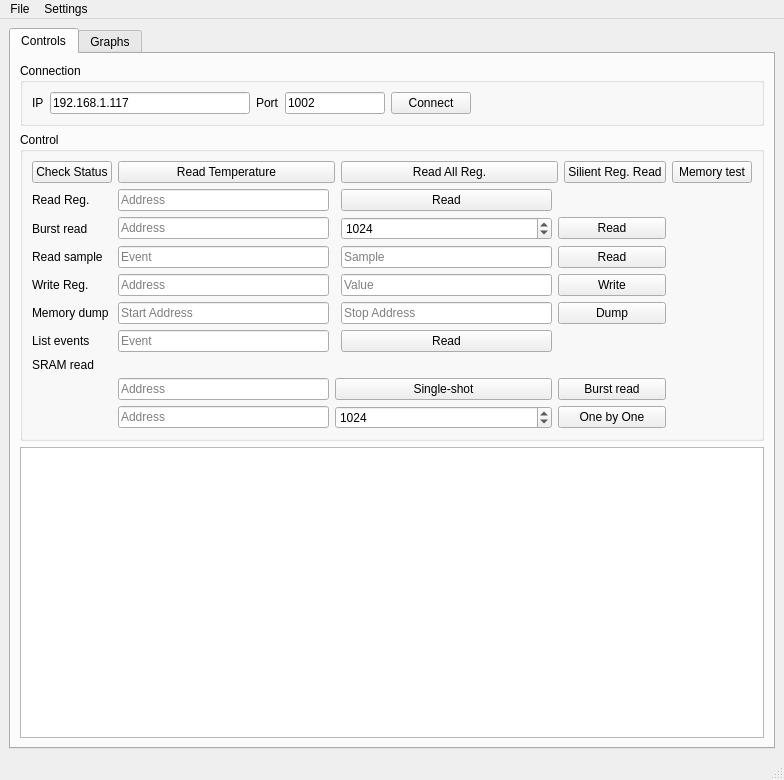
<?xml version="1.0" encoding="UTF-8"?>
<ui version="4.0">
 <class>MainWindow</class>
 <widget class="QMainWindow" name="MainWindow">
  <property name="geometry">
   <rect>
    <x>0</x>
    <y>0</y>
    <width>784</width>
    <height>780</height>
   </rect>
  </property>
  <property name="windowTitle">
   <string>MainWindow</string>
  </property>
  <widget class="QWidget" name="centralwidget">
   <layout class="QVBoxLayout" name="verticalLayout">
    <item>
     <widget class="QTabWidget" name="tabWidget">
      <property name="enabled">
       <bool>true</bool>
      </property>
      <property name="sizePolicy">
       <sizepolicy hsizetype="Expanding" vsizetype="Expanding">
        <horstretch>0</horstretch>
        <verstretch>0</verstretch>
       </sizepolicy>
      </property>
      <property name="minimumSize">
       <size>
        <width>600</width>
        <height>600</height>
       </size>
      </property>
      <property name="currentIndex">
       <number>0</number>
      </property>
      <widget class="QWidget" name="tab">
       <attribute name="title">
        <string>Controls</string>
       </attribute>
       <layout class="QVBoxLayout" name="verticalLayout_3">
        <item>
         <widget class="QGroupBox" name="groupBox">
          <property name="maximumSize">
           <size>
            <width>16777215</width>
            <height>100</height>
           </size>
          </property>
          <property name="title">
           <string>Connection</string>
          </property>
          <layout class="QHBoxLayout" name="horizontalLayout">
           <item>
            <widget class="QLabel" name="label">
             <property name="text">
              <string>IP</string>
             </property>
            </widget>
           </item>
           <item>
            <widget class="QLineEdit" name="ipEdit">
             <property name="maximumSize">
              <size>
               <width>200</width>
               <height>16777215</height>
              </size>
             </property>
             <property name="text">
              <string>192.168.1.117</string>
             </property>
            </widget>
           </item>
           <item>
            <widget class="QLabel" name="portLabel">
             <property name="text">
              <string>Port</string>
             </property>
            </widget>
           </item>
           <item>
            <widget class="QLineEdit" name="portEdit">
             <property name="maximumSize">
              <size>
               <width>100</width>
               <height>16777215</height>
              </size>
             </property>
             <property name="text">
              <string>1002</string>
             </property>
            </widget>
           </item>
           <item>
            <widget class="QPushButton" name="connectButton">
             <property name="text">
              <string>Connect</string>
             </property>
            </widget>
           </item>
           <item>
            <spacer name="horizontalSpacer">
             <property name="orientation">
              <enum>Qt::Horizontal</enum>
             </property>
             <property name="sizeHint" stdset="0">
              <size>
               <width>40</width>
               <height>20</height>
              </size>
             </property>
            </spacer>
           </item>
          </layout>
         </widget>
        </item>
        <item>
         <widget class="QGroupBox" name="groupBox_2">
          <property name="maximumSize">
           <size>
            <width>16777215</width>
            <height>350</height>
           </size>
          </property>
          <property name="title">
           <string>Control</string>
          </property>
          <layout class="QGridLayout" name="gridLayout">
           <item row="0" column="0">
            <widget class="QPushButton" name="pushButton">
             <property name="text">
              <string>Check Status</string>
             </property>
            </widget>
           </item>
           <item row="0" column="1" colspan="2">
            <widget class="QPushButton" name="pushButton_2">
             <property name="text">
              <string>Read Temperature</string>
             </property>
            </widget>
           </item>
           <item row="0" column="3" colspan="2">
            <widget class="QPushButton" name="pushButton_3">
             <property name="text">
              <string>Read All Reg.</string>
             </property>
            </widget>
           </item>
           <item row="0" column="5">
            <widget class="QPushButton" name="pushButton_4">
             <property name="text">
              <string>Silient Reg. Read</string>
             </property>
            </widget>
           </item>
           <item row="0" column="6">
            <widget class="QPushButton" name="pushButton_20">
             <property name="text">
              <string>Memory test</string>
             </property>
            </widget>
           </item>
           <item row="1" column="0">
            <widget class="QLabel" name="label_5">
             <property name="text">
              <string>Read Reg.</string>
             </property>
            </widget>
           </item>
           <item row="1" column="1">
            <widget class="QLineEdit" name="lineEdit_5">
             <property name="toolTip">
              <string extracomment="Address"/>
             </property>
             <property name="placeholderText">
              <string>Address</string>
             </property>
            </widget>
           </item>
           <item row="1" column="3">
            <widget class="QPushButton" name="pushButton_8">
             <property name="text">
              <string>Read</string>
             </property>
            </widget>
           </item>
           <item row="2" column="0">
            <widget class="QLabel" name="label_7">
             <property name="text">
              <string>Burst read</string>
             </property>
            </widget>
           </item>
           <item row="2" column="1">
            <widget class="QLineEdit" name="lineEdit_8">
             <property name="toolTip">
              <string extracomment="Address"/>
             </property>
             <property name="placeholderText">
              <string>Address</string>
             </property>
            </widget>
           </item>
           <item row="2" column="3">
            <widget class="QSpinBox" name="spinBox_2">
             <property name="toolTip">
              <string extracomment="Number of reads"/>
             </property>
             <property name="statusTip">
              <string extracomment="Number of reads"/>
             </property>
             <property name="maximum">
              <number>4096</number>
             </property>
             <property name="value">
              <number>1024</number>
             </property>
            </widget>
           </item>
           <item row="2" column="4" colspan="2">
            <widget class="QPushButton" name="pushButton_10">
             <property name="text">
              <string>Read</string>
             </property>
            </widget>
           </item>
           <item row="3" column="0">
            <widget class="QLabel" name="label_8">
             <property name="text">
              <string>Read sample</string>
             </property>
            </widget>
           </item>
           <item row="3" column="1">
            <widget class="QLineEdit" name="lineEdit_9">
             <property name="toolTip">
              <string extracomment="Address"/>
             </property>
             <property name="placeholderText">
              <string>Event</string>
             </property>
            </widget>
           </item>
           <item row="3" column="3">
            <widget class="QLineEdit" name="lineEdit_10">
             <property name="toolTip">
              <string extracomment="Address"/>
             </property>
             <property name="placeholderText">
              <string>Sample</string>
             </property>
            </widget>
           </item>
           <item row="3" column="4" colspan="2">
            <widget class="QPushButton" name="pushButton_11">
             <property name="text">
              <string>Read</string>
             </property>
            </widget>
           </item>
           <item row="4" column="0">
            <widget class="QLabel" name="label_6">
             <property name="text">
              <string>Write Reg.</string>
             </property>
            </widget>
           </item>
           <item row="4" column="1">
            <widget class="QLineEdit" name="lineEdit_6">
             <property name="toolTip">
              <string extracomment="Address"/>
             </property>
             <property name="placeholderText">
              <string>Address</string>
             </property>
            </widget>
           </item>
           <item row="4" column="3">
            <widget class="QLineEdit" name="lineEdit_7">
             <property name="toolTip">
              <string extracomment="Address"/>
             </property>
             <property name="placeholderText">
              <string>Value</string>
             </property>
            </widget>
           </item>
           <item row="4" column="4" colspan="2">
            <widget class="QPushButton" name="pushButton_9">
             <property name="text">
              <string>Write</string>
             </property>
            </widget>
           </item>
           <item row="5" column="0">
            <widget class="QLabel" name="label_13">
             <property name="text">
              <string>Memory dump</string>
             </property>
            </widget>
           </item>
           <item row="5" column="1">
            <widget class="QLineEdit" name="lineEdit_17">
             <property name="toolTip">
              <string extracomment="Address"/>
             </property>
             <property name="placeholderText">
              <string>Start Address</string>
             </property>
            </widget>
           </item>
           <item row="5" column="3">
            <widget class="QLineEdit" name="lineEdit_18">
             <property name="toolTip">
              <string extracomment="Address"/>
             </property>
             <property name="placeholderText">
              <string>Stop Address</string>
             </property>
            </widget>
           </item>
           <item row="5" column="4" colspan="2">
            <widget class="QPushButton" name="pushButton_21">
             <property name="text">
              <string>Dump</string>
             </property>
            </widget>
           </item>
           <item row="6" column="0">
            <widget class="QLabel" name="label_14">
             <property name="text">
              <string>List events</string>
             </property>
            </widget>
           </item>
           <item row="6" column="1">
            <widget class="QLineEdit" name="lineEdit_19">
             <property name="toolTip">
              <string extracomment="Address"/>
             </property>
             <property name="placeholderText">
              <string>Event</string>
             </property>
            </widget>
           </item>
           <item row="6" column="3">
            <widget class="QPushButton" name="pushButton_22">
             <property name="text">
              <string>Read</string>
             </property>
            </widget>
           </item>
           <item row="7" column="0">
            <widget class="QLabel" name="label_15">
             <property name="text">
              <string>SRAM read</string>
             </property>
            </widget>
           </item>
           <item row="8" column="1">
            <widget class="QLineEdit" name="lineEdit_20">
             <property name="toolTip">
              <string extracomment="Address"/>
             </property>
             <property name="placeholderText">
              <string>Address</string>
             </property>
            </widget>
           </item>
           <item row="8" column="2" colspan="2">
            <widget class="QPushButton" name="pushButton_23">
             <property name="text">
              <string>Single-shot</string>
             </property>
            </widget>
           </item>
           <item row="8" column="4" colspan="2">
            <widget class="QPushButton" name="pushButton_24">
             <property name="text">
              <string>Burst read</string>
             </property>
            </widget>
           </item>
           <item row="9" column="1">
            <widget class="QLineEdit" name="lineEdit_21">
             <property name="toolTip">
              <string extracomment="Address"/>
             </property>
             <property name="placeholderText">
              <string>Address</string>
             </property>
            </widget>
           </item>
           <item row="9" column="2" colspan="2">
            <widget class="QSpinBox" name="spinBox_4">
             <property name="toolTip">
              <string extracomment="Number of reads"/>
             </property>
             <property name="statusTip">
              <string extracomment="Number of reads"/>
             </property>
             <property name="maximum">
              <number>4096</number>
             </property>
             <property name="value">
              <number>1024</number>
             </property>
            </widget>
           </item>
           <item row="9" column="4" colspan="2">
            <widget class="QPushButton" name="pushButton_25">
             <property name="text">
              <string>One by One</string>
             </property>
            </widget>
           </item>
          </layout>
         </widget>
        </item>
        <item>
         <widget class="QTextBrowser" name="textBrowser">
          <property name="minimumSize">
           <size>
            <width>0</width>
            <height>200</height>
           </size>
          </property>
         </widget>
        </item>
       </layout>
      </widget>
      <widget class="QWidget" name="Graphs">
       <attribute name="title">
        <string>Graphs</string>
       </attribute>
       <layout class="QVBoxLayout" name="verticalLayout_4">
        <item>
         <widget class="QGroupBox" name="groupBox_3">
          <property name="maximumSize">
           <size>
            <width>16777215</width>
            <height>100</height>
           </size>
          </property>
          <property name="title">
           <string>Control</string>
          </property>
          <layout class="QGridLayout" name="gridLayout_2">
           <item row="1" column="2">
            <widget class="QSpinBox" name="spinBox_5">
             <property name="minimumSize">
              <size>
               <width>100</width>
               <height>0</height>
              </size>
             </property>
            </widget>
           </item>
           <item row="0" column="1">
            <widget class="QSpinBox" name="spinBox_7">
             <property name="minimumSize">
              <size>
               <width>100</width>
               <height>0</height>
              </size>
             </property>
            </widget>
           </item>
           <item row="1" column="1">
            <widget class="QSpinBox" name="spinBox_6">
             <property name="minimumSize">
              <size>
               <width>100</width>
               <height>0</height>
              </size>
             </property>
            </widget>
           </item>
           <item row="0" column="2">
            <widget class="QPushButton" name="pushButton_26">
             <property name="text">
              <string>Plot</string>
             </property>
            </widget>
           </item>
           <item row="1" column="3">
            <widget class="QPushButton" name="pushButton_27">
             <property name="text">
              <string>Plot</string>
             </property>
            </widget>
           </item>
           <item row="1" column="0">
            <widget class="QLabel" name="label_17">
             <property name="maximumSize">
              <size>
               <width>50</width>
               <height>16777215</height>
              </size>
             </property>
             <property name="text">
              <string>Channel</string>
             </property>
            </widget>
           </item>
           <item row="0" column="0">
            <widget class="QLabel" name="label_16">
             <property name="maximumSize">
              <size>
               <width>50</width>
               <height>16777215</height>
              </size>
             </property>
             <property name="text">
              <string>Event</string>
             </property>
            </widget>
           </item>
           <item row="1" column="4">
            <spacer name="horizontalSpacer_2">
             <property name="orientation">
              <enum>Qt::Horizontal</enum>
             </property>
             <property name="sizeHint" stdset="0">
              <size>
               <width>40</width>
               <height>20</height>
              </size>
             </property>
            </spacer>
           </item>
          </layout>
         </widget>
        </item>
        <item>
         <widget class="QWidget" name="widget" native="true"/>
        </item>
       </layout>
      </widget>
     </widget>
    </item>
   </layout>
  </widget>
  <widget class="QMenuBar" name="menubar">
   <property name="geometry">
    <rect>
     <x>0</x>
     <y>0</y>
     <width>784</width>
     <height>22</height>
    </rect>
   </property>
   <widget class="QMenu" name="menuFile">
    <property name="title">
     <string>File</string>
    </property>
   </widget>
   <widget class="QMenu" name="menuSettings">
    <property name="title">
     <string>Settings</string>
    </property>
    <addaction name="actionIP"/>
   </widget>
   <addaction name="menuFile"/>
   <addaction name="menuSettings"/>
  </widget>
  <widget class="QStatusBar" name="statusbar"/>
  <action name="actionIP">
   <property name="text">
    <string>IP</string>
   </property>
  </action>
 </widget>
 <resources/>
 <connections/>
</ui>
